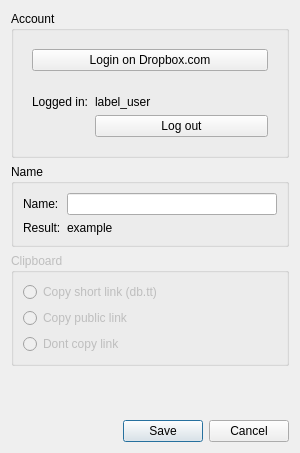
<?xml version="1.0" encoding="UTF-8"?>
<ui version="4.0">
 <class>Dropbox</class>
 <widget class="QDialog" name="Dropbox">
  <property name="geometry">
   <rect>
    <x>0</x>
    <y>0</y>
    <width>300</width>
    <height>453</height>
   </rect>
  </property>
  <property name="windowTitle">
   <string>Dropbox - Settings</string>
  </property>
  <layout class="QVBoxLayout" name="verticalLayout_2">
   <item>
    <widget class="QGroupBox" name="group_account">
     <property name="title">
      <string>Account</string>
     </property>
     <layout class="QVBoxLayout" name="verticalLayout_5">
      <item>
       <widget class="QWidget" name="widget_authorize" native="true">
        <layout class="QVBoxLayout" name="layout_login">
         <item>
          <widget class="QPushButton" name="button_authenticate">
           <property name="text">
            <string>Login on Dropbox.com</string>
           </property>
          </widget>
         </item>
        </layout>
       </widget>
      </item>
      <item>
       <widget class="QWidget" name="widget_loggedIn" native="true">
        <layout class="QFormLayout" name="layout_account">
         <item row="0" column="0">
          <widget class="QLabel" name="label_loggedIn">
           <property name="text">
            <string>Logged in:</string>
           </property>
          </widget>
         </item>
         <item row="0" column="1">
          <widget class="QLabel" name="label_user">
           <property name="text">
            <string>label_user</string>
           </property>
          </widget>
         </item>
         <item row="1" column="1">
          <widget class="QPushButton" name="button_logout">
           <property name="text">
            <string>Log out</string>
           </property>
          </widget>
         </item>
        </layout>
       </widget>
      </item>
     </layout>
    </widget>
   </item>
   <item>
    <widget class="QGroupBox" name="group_name">
     <property name="title">
      <string>Name</string>
     </property>
     <layout class="QFormLayout" name="formLayout_2">
      <item row="0" column="0">
       <widget class="QLabel" name="label_format">
        <property name="text">
         <string>Name:</string>
        </property>
       </widget>
      </item>
      <item row="0" column="1">
       <widget class="QLineEdit" name="input_nameFormat"/>
      </item>
      <item row="1" column="0">
       <widget class="QLabel" name="label_resultLabel">
        <property name="text">
         <string>Result:</string>
        </property>
       </widget>
      </item>
      <item row="1" column="1">
       <widget class="QLabel" name="label_example">
        <property name="text">
         <string>example</string>
        </property>
       </widget>
      </item>
     </layout>
    </widget>
   </item>
   <item>
    <widget class="QGroupBox" name="group_clipboard">
     <property name="enabled">
      <bool>false</bool>
     </property>
     <property name="title">
      <string>Clipboard</string>
     </property>
     <layout class="QVBoxLayout" name="verticalLayout_3">
      <item>
       <widget class="QRadioButton" name="radio_shortlink">
        <property name="text">
         <string>Copy short link (db.tt)</string>
        </property>
       </widget>
      </item>
      <item>
       <widget class="QRadioButton" name="radio_publiclink">
        <property name="text">
         <string>Copy public link</string>
        </property>
       </widget>
      </item>
      <item>
       <widget class="QRadioButton" name="radio_dontcopy">
        <property name="text">
         <string>Dont copy link</string>
        </property>
       </widget>
      </item>
     </layout>
    </widget>
   </item>
   <item>
    <spacer name="verticalSpacer">
     <property name="orientation">
      <enum>Qt::Vertical</enum>
     </property>
     <property name="sizeHint" stdset="0">
      <size>
       <width>20</width>
       <height>40</height>
      </size>
     </property>
    </spacer>
   </item>
   <item>
    <widget class="QDialogButtonBox" name="buttonBox">
     <property name="orientation">
      <enum>Qt::Horizontal</enum>
     </property>
     <property name="standardButtons">
      <set>QDialogButtonBox::Cancel|QDialogButtonBox::Save</set>
     </property>
    </widget>
   </item>
  </layout>
 </widget>
 <tabstops>
  <tabstop>button_authenticate</tabstop>
  <tabstop>button_logout</tabstop>
  <tabstop>input_nameFormat</tabstop>
  <tabstop>radio_publiclink</tabstop>
  <tabstop>radio_dontcopy</tabstop>
  <tabstop>buttonBox</tabstop>
 </tabstops>
 <resources/>
 <connections>
  <connection>
   <sender>buttonBox</sender>
   <signal>accepted()</signal>
   <receiver>Dropbox</receiver>
   <slot>accept()</slot>
   <hints>
    <hint type="sourcelabel">
     <x>239</x>
     <y>356</y>
    </hint>
    <hint type="destinationlabel">
     <x>157</x>
     <y>274</y>
    </hint>
   </hints>
  </connection>
  <connection>
   <sender>buttonBox</sender>
   <signal>rejected()</signal>
   <receiver>Dropbox</receiver>
   <slot>reject()</slot>
   <hints>
    <hint type="sourcelabel">
     <x>239</x>
     <y>356</y>
    </hint>
    <hint type="destinationlabel">
     <x>258</x>
     <y>274</y>
    </hint>
   </hints>
  </connection>
 </connections>
</ui>
